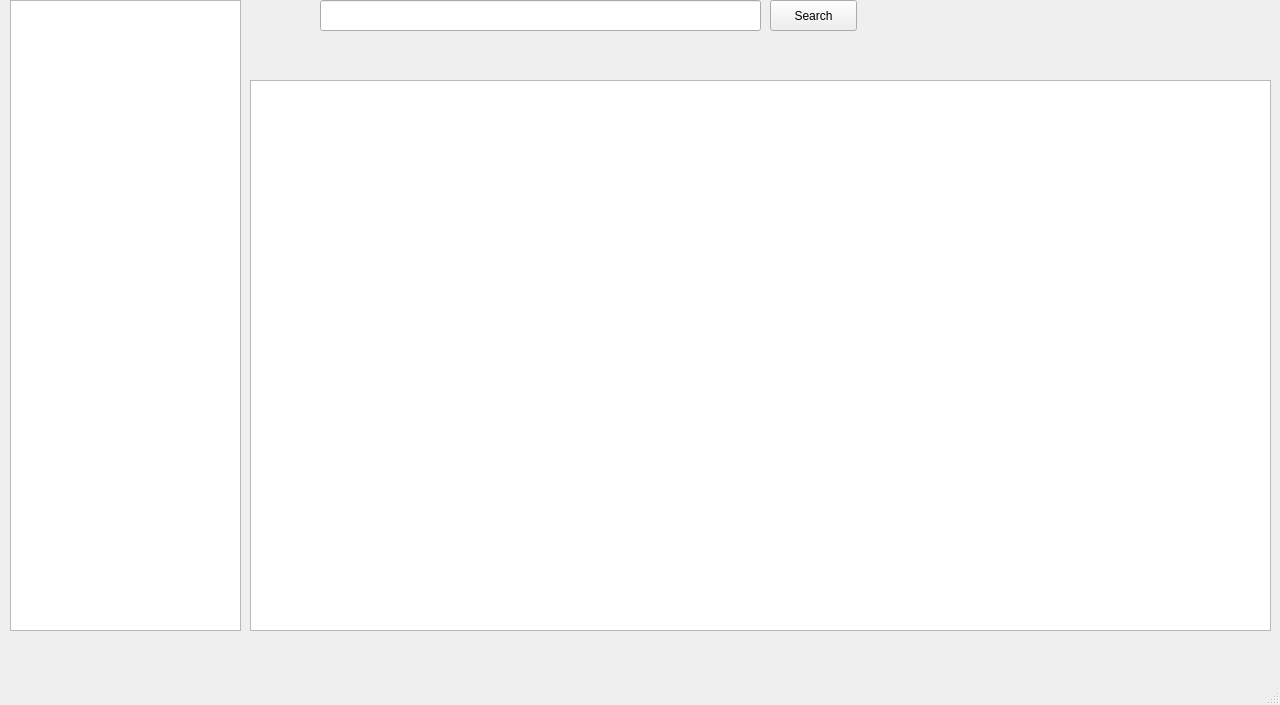
<?xml version="1.0" encoding="UTF-8"?>
<ui version="4.0">
 <class>MainWindow</class>
 <widget class="QMainWindow" name="MainWindow">
  <property name="geometry">
   <rect>
    <x>0</x>
    <y>0</y>
    <width>1280</width>
    <height>705</height>
   </rect>
  </property>
  <property name="minimumSize">
   <size>
    <width>1280</width>
    <height>705</height>
   </size>
  </property>
  <property name="maximumSize">
   <size>
    <width>1280</width>
    <height>705</height>
   </size>
  </property>
  <property name="windowTitle">
   <string>MainWindow</string>
  </property>
  <widget class="QWidget" name="centralWidget">
   <widget class="QListWidget" name="listWidget">
    <property name="geometry">
     <rect>
      <x>10</x>
      <y>0</y>
      <width>231</width>
      <height>631</height>
     </rect>
    </property>
   </widget>
   <widget class="QLineEdit" name="lineEdit">
    <property name="geometry">
     <rect>
      <x>320</x>
      <y>0</y>
      <width>441</width>
      <height>31</height>
     </rect>
    </property>
   </widget>
   <widget class="QPushButton" name="pushButton">
    <property name="geometry">
     <rect>
      <x>770</x>
      <y>0</y>
      <width>87</width>
      <height>31</height>
     </rect>
    </property>
    <property name="text">
     <string>Search</string>
    </property>
   </widget>
   <widget class="QTableView" name="tableView">
    <property name="geometry">
     <rect>
      <x>250</x>
      <y>80</y>
      <width>1021</width>
      <height>551</height>
     </rect>
    </property>
    <property name="font">
     <font>
      <family>Abyssinica SIL</family>
      <pointsize>8</pointsize>
     </font>
    </property>
   </widget>
   <widget class="QLabel" name="label">
    <property name="geometry">
     <rect>
      <x>250</x>
      <y>640</y>
      <width>161</width>
      <height>16</height>
     </rect>
    </property>
    <property name="text">
     <string> </string>
    </property>
   </widget>
  </widget>
  <widget class="QMenuBar" name="menuBar">
   <property name="geometry">
    <rect>
     <x>0</x>
     <y>0</y>
     <width>1280</width>
     <height>25</height>
    </rect>
   </property>
  </widget>
  <widget class="QStatusBar" name="statusBar"/>
 </widget>
 <layoutdefault spacing="6" margin="11"/>
 <resources/>
 <connections/>
</ui>
